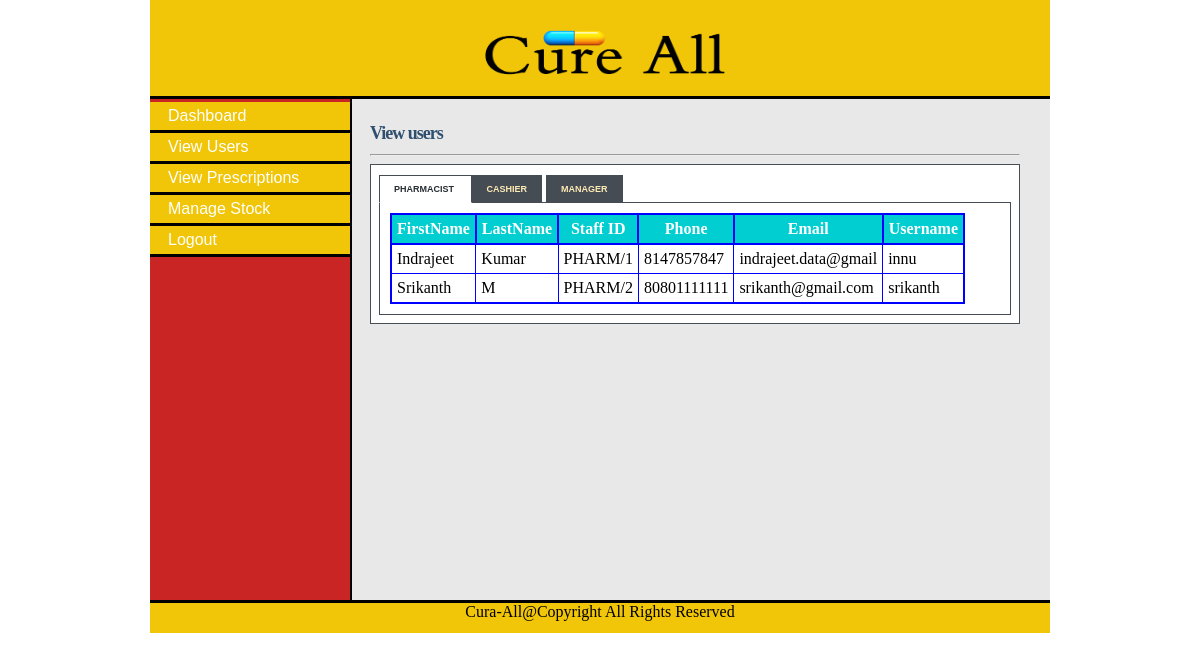
The app's page /view.php (signed in) with its own data.
### tables this page shows
CREATE TABLE `pharmacist` (
  `pharmacist_id` tinyint(5) NOT NULL,
  `first_name` varchar(15) NOT NULL,
  `last_name` varchar(15) NOT NULL,
  `staff_id` varchar(10) NOT NULL,
  `postal_address` varchar(20) NOT NULL,
  `phone` varchar(12) NOT NULL,
  `email` varchar(20) NOT NULL,
  `username` varchar(10) NOT NULL,
  `password` varchar(10) NOT NULL,
  `date` datetime NOT NULL
);

### view.php (the view, shortened to what this page needs)
<!DOCTYPE html>
<html>
<head>
<link rel="stylesheet" type="text/css" href="style/mystyle.css">
<link rel="stylesheet" href="style/style.css" type="text/css" media="screen" />
<link rel="stylesheet" href="style/table.css" type="text/css" media="screen" />
</head>
<body>
<div id="content">
<div id="header">
<center><h1><a href="#"><img src="images/header_title.png"></a></h1></center></div>
<div id="left_column">
<div id="button">
		<ul>
			<li><a href="manager.php">Dashboard</a></li>
			<li><a href="view.php">View Users</a></li>
			<li><a href="view_prescription.php">View Prescriptions</a></li>
			<li><a href="stock.php">Manage Stock</a></li>
			<li><a href="logout.php">Logout</a></li>
		</ul>
</div>
</div>
<div id="main">
<div id="tabbed_box" class="tabbed_box">
    <h4>View users</h4>
<hr/>
    <div class="tabbed_area">
        <ul class="tabs">
            <li><a href="javascript:tabSwitch('tab_1', 'content_1');" id="tab_1" class="active">Pharmacist </a></li>
            <li><a href="javascript:tabSwitch('tab_2', 'content_2');" id="tab_2">Cashier</a></li>
			<li><a href="javascript:tabSwitch('tab_3', 'content_3');" id="tab_3">Manager</a></li>
        </ul>
        <div id="content_1" class="content">
<?php echo $message;
        include_once('connect_db.php');
	   $sql="SELECT * FROM pharmacist";
       $result = mysqli_query($con,$sql)or die(mysqli_error());
        echo "<table border='1' cellpadding='5'>";
        echo "<tr><th>FirstName</th> <th>LastName </th> <th>Staff ID</th><th>Phone</th><th>Email</th><th>Username </th></tr>";
        while($row = mysqli_fetch_array( $result )) {
                echo "<tr>";
                echo '<td>' . $row['first_name'] . '</td>';
				echo '<td>' . $row['last_name'] . '</td>';
				echo '<td>' . $row['staff_id'] . '</td>';
				echo '<td>' . $row['phone'] . '</td>';
				echo '<td>' . $row['email'] . '</td>';
				echo '<td>' . $row['username'] . '</td>';
			}
        echo "</table>";
?>
        </div>
    </div>
</div>
</div>
<div id="footer" align="Center">Cura-All@Copyright All Rights Reserved</div>
</div>
</body>
</html>

### style/mystyle.css (style rules this page uses)
body { margin-top: 0px; padding-top: 0px; }
#content { margin-left: auto; margin-right: auto; background: #E8E8E8; width: 900px; height: 600px; }
#header { width: 900px; height: 96px; background: #F1C608; border-bottom: solid 3px black; }
#header h1 { margin: 0px; padding-top: 0px; margin-left: 280px; color: #fff; }
#header img { float:left; height: 90px; width: 350px; }
#left_column { clear: all; float: left; width: 200px; height: 501px; background: #c92525; border-right:solid 2px black; }
#main { clear: all; width: 780px; height: 470px; background: #E8E8E8; }
#button { width: 12.5em; padding: 0 0 1em 0; margin-top: 0.2em; margin-bottom: 1em; font-family: 'Trebuchet MS', 'Lucida Grande', Verdana, Arial, Sans-serif; color: #333; }
#button ul { list-style: none; margin: 0; padding: 0; border: none; }
#button li { border-bottom: 3px solid black; margin: 0; list-style: none; list-style-image: none; }
#button li a { display: block; padding: 5px 5px 5px 0.5em; border-left: 10px solid #F1C608; border-right: 10px solid #F1C608; background-color: #F1C608;; color: #fff; text-decoration: none; width: 100%; }
html>body #button li a { width: auto; }
#footer { width: 900px; height: 30px; background: #F1C608; clear: all; border-top: solid 3px black; }

### style/style.css (style rules this page uses)
#tabbed_box { margin: 0px auto 0px 220px; width: 650px; }
.tabbed_box h4 { font-size: 18px; color:#2F4F6F; letter-spacing:-1px; margin-bottom:10px; }
.tabbed_area { border: 1px solid #494e52; background-color: #fff; padding: 8px; }
ul.tabs { margin: 0px; padding: 0px; margin-top: 5px; margin-bottom: 6px; }
ul.tabs li { list-style: none; display: inline; }
ul.tabs li a { background-color: #464c54; color: #ffebb5; padding: 8px 14px 8px 14px; text-decoration: none; font-size: 9px; font-family: Verdana, Arial, Helvetica, sans-serif; font-weight: bold; text-transform: uppercase; border: 1px solid #464c54; }
ul.tabs li a.active { background-color: #ffffff; color: #282e32; border: 1px solid #464c54; border-bottom: 1px solid #ffffff; }
.content { background-color: #ffffff; padding: 10px; border: 1px solid #464c54; }

### style/table.css (style rules this page uses)
table { border-collapse:collapse; }
table,th { border: 2px solid blue; }
th { background-color: #00CED1; color:white; }

### view.php (style rules this page uses)
#main { height: 477px; }

### records on screen
pharmacist: first_name "Indrajeet", last_name "Kumar", staff "PHARM/1", phone "8147857847", email "indrajeet.data@gmail", username "innu"
pharmacist: first_name "Srikanth", last_name "M", staff "PHARM/2", phone "80801111111", email "srikanth@gmail.com", username "srikanth"
